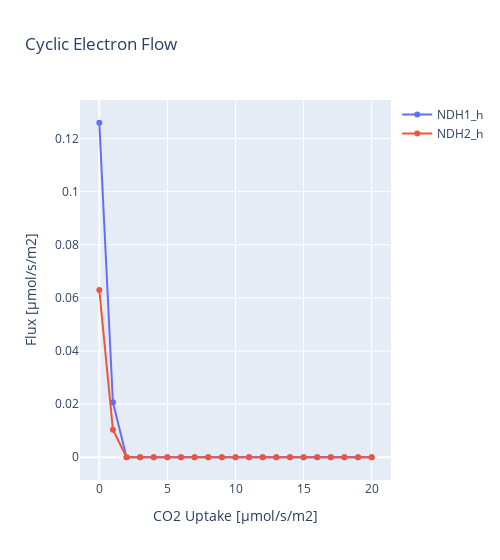

This figure's notebook cell:
### Code cell
L_r = ['NDH1_h','NDH2_h']
create_scatter_plot_rxn_c3(D_fba, L_r, 'Cyclic Electron Flow', xaxis_title, save_fig = save_fig)

### Figure 1 — Plotly figure (JSON) as saved in the notebook; plotly's stock layout.template omitted (floating-point values rounded to 4 significant figures)
{"data": [{"mode": "lines+markers", "name": "NDH1_h", "type": "scatter", "x": [0, 1.0, 2.0, 3.0, 4.0, 5.0, 6.0, 7.0, 8.0, 9.0, 10.0, 11.0, 12.0, 13.0, 14.0, 15.0, 16.0, 17.0, 18.0, 19.0, 20.0], "y": [0.1259, 0.02068, 0, 0, 0, 0, 0, 0, 0, 0, 0, 0, 0, 0, 0, 0, 0, 0, 0, 0, 0]}, {"mode": "lines+markers", "name": "NDH2_h", "type": "scatter", "x": [0, 1.0, 2.0, 3.0, 4.0, 5.0, 6.0, 7.0, 8.0, 9.0, 10.0, 11.0, 12.0, 13.0, 14.0, 15.0, 16.0, 17.0, 18.0, 19.0, 20.0], "y": [0.06297, 0.01034, 0, 0, 0, 0, 0, 0, 0, 0, 0, 0, 0, 0, 0, 0, 0, 0, 0, 0, 0]}], "layout": {"title": {"text": "Cyclic Electron Flow"}, "width": 500, "xaxis": {"title": {"text": "CO2 Uptake [µmol/s/m2]"}}, "yaxis": {"title": {"text": "Flux [µmol/s/m2]"}}}}
